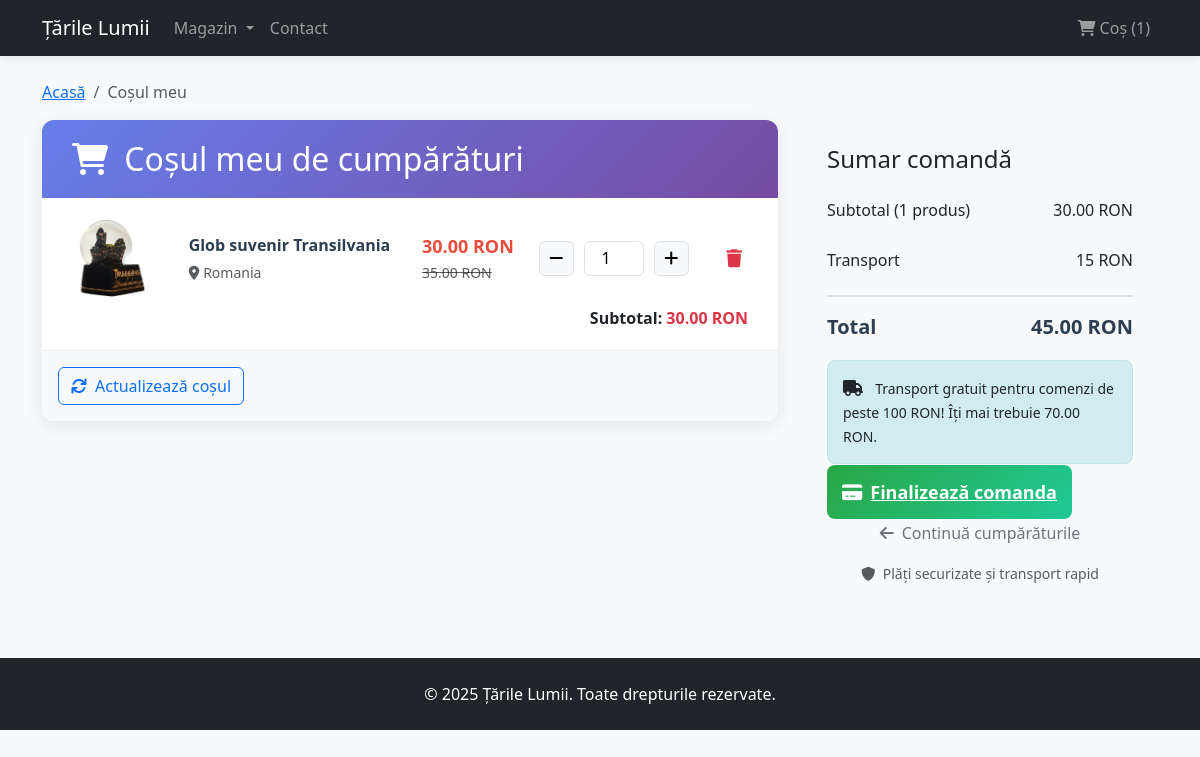
Page /tarile/cos/ on the committed database.
### tarile/models.py (models this page shows, shortened)
class Cos(models.Model):
    user = models.OneToOneField(User, on_delete=models.CASCADE, null=True, blank=True)
    session_key = models.CharField(max_length=40, null=True, blank=True)
    data_creare = models.DateTimeField(auto_now_add=True)
    @property
    def total_produse(self):
        return sum(item.cantitate for item in self.items.all())
    @property
    def total_pret(self):
        total = 0
        for item in self.items.all():
            pret_produs = item.produs.pret_redus if item.produs.pret_redus else item.produs.pret
            total += item.cantitate * pret_produs
        return total
    @property
    def cost_transport(self):
        return 15 if self.total_pret < 100 else 0
    @property
    def total_cu_transport(self):
        return self.total_pret + self.cost_transport

class CosItem(models.Model):
    cos = models.ForeignKey(Cos, on_delete=models.CASCADE, related_name='items')
    produs = models.ForeignKey(Produs, on_delete=models.CASCADE)
    cantitate = models.PositiveIntegerField(default=1)
    @property
    def pret_unitar(self):
        return self.produs.pret_redus if self.produs.pret_redus else self.produs.pret
    @property
    def total_pret(self):
        return self.cantitate * self.pret_unitar

class Produs(models.Model):
    nume = models.CharField(max_length=200)
    descriere = models.TextField()
    pret = models.DecimalField(max_digits=10, decimal_places=2)
    pret_redus = models.DecimalField(max_digits=10, decimal_places=2, null=True, blank=True)
    imagine_principala = models.ImageField(upload_to='produse/')
    categorie = models.CharField(max_length=100)
    in_stoc = models.BooleanField(default=True)
    rating = models.DecimalField(max_digits=3, decimal_places=2, default=0)
    numar_reviewuri = models.IntegerField(default=0)
    data_adaugare = models.DateTimeField(auto_now_add=True)
    descriere_detaliata = models.TextField(blank=True, null=True, help_text="Descriere completă a produsului")
    specificatii = models.TextField(blank=True, null=True, help_text="Specificații tehnice (JSON sau text simplu)")
    dimensiuni = models.CharField(max_length=100, blank=True, null=True)
    greutate = models.CharField(max_length=50, blank=True, null=True)
    material = models.CharField(max_length=100, blank=True, null=True)
    tara_origine = models.CharField(max_length=100, blank=True, null=True)
    garantie = models.CharField(max_length=100, blank=True, null=True)
    instructiuni_utilizare = models.TextField(blank=True, null=True)

### tarile/views.py (the view)
# urls.py: path('cos/', views.vezi_cos, name='vezi_cos'),
def vezi_cos(request):
    cos = get_or_create_cos(request)
    items = cos.items.select_related('produs').all()
    remaining = max(0, 100 - float(cos.total_pret))
    context = {
        'cos': cos,
        'items': items,
        'remaining_for_free_shipping': remaining,
    }
    return render(request, 'tarile/cos.html', context)

### tarile/views.py (called while the page is built)
def get_or_create_cos(request):
    if request.user.is_authenticated:
        cos, created = Cos.objects.get_or_create(user=request.user)
    else:
        if not request.session.session_key:
            request.session.create()
        cos, created = Cos.objects.get_or_create(session_key=request.session.session_key)
    return cos

### tarile/templates/tarile/cos.html (shortened to what this page needs)
<!DOCTYPE html>
{% load static %}
<html lang="ro">
<head>
    <link href="https://cdn.jsdelivr.net/npm/bootstrap@5.3.0/dist/css/bootstrap.min.css" rel="stylesheet">
    <link href="https://cdnjs.cloudflare.com/ajax/libs/font-awesome/6.0.0/css/all.min.css" rel="stylesheet">
</head>
<body>
    <nav class="navbar navbar-expand-lg navbar-dark bg-dark">
        <div class="container">
            <a class="navbar-brand" href="{% url 'lista_tari' %}">Țările Lumii</a>
            <div class="collapse navbar-collapse" id="navbarNav">
                <ul class="navbar-nav me-auto">
                    <li class="nav-item dropdown">
                        <a class="nav-link dropdown-toggle" href="#" id="magazinDropdown" role="button" data-bs-toggle="dropdown" aria-expanded="false">
                            Magazin
                        </a>
                    </li>
                    <li class="nav-item">
                        <a class="nav-link" href="#">Contact</a>
                    </li>
                </ul>
                <ul class="navbar-nav">
                    <li class="nav-item">
                        <a class="nav-link" href="{% url 'vezi_cos' %}">
                            <i class="fas fa-shopping-cart"></i>
                            Coș ({{ cos.total_produse }})
                        </a>
                    </li>
                </ul>
            </div>
        </div>
    </nav>
    <div class="container mt-4">
        <nav aria-label="breadcrumb">
            <ol class="breadcrumb">
                <li class="breadcrumb-item"><a href="{% url 'lista_tari' %}">Acasă</a></li>
                <li class="breadcrumb-item active" aria-current="page">Coșul meu</li>
            </ol>
        </nav>
        <div class="row">
            <div class="col-lg-8">
                <div class="cart-container">
                    <div class="cart-header">
                        <h2 class="mb-0">
                            <i class="fas fa-shopping-cart me-2"></i>
                            Coșul meu de cumpărături
                        </h2>
                    </div>
                    {% if items %}
                        <form method="post" action="{% url 'actualizeaza_cos' %}" id="cart-form">
                            {% for item in items %}
                                <div class="cart-item" data-item-id="{{ item.id }}">
                                    <div class="row align-items-center">
                                        <div class="col-md-2 col-3">
                                            {% if item.produs.imagine_principala %}
                                                <img src="{{ item.produs.imagine_principala.url }}"
                                                     alt="{{ item.produs.nume }}"
                                                     class="product-image">
                                            {% else %}
                                                <div class="product-image bg-light d-flex align-items-center justify-content-center">
                                                    <i class="fas fa-image text-muted"></i>
                                                </div>
                                            {% endif %}
                                        </div>
                                        <div class="col-md-4 col-9">
                                            <div class="product-name">{{ item.produs.nume }}</div>
                                            <div class="text-muted small">
                                                {% if item.produs.tara_origine %}
                                                    <i class="fas fa-map-marker-alt me-1"></i>{{ item.produs.tara_origine }}
                                                {% endif %}
                                            </div>
                                        </div>
                                        <div class="col-md-2 col-4">
                                            <div class="product-price">{{ item.pret_unitar }} RON</div>
                                            {% if item.produs.pret_redus and item.produs.pret_redus < item.produs.pret %}
                                                <small class="text-muted text-decoration-line-through">
                                                    {{ item.produs.pret }} RON
                                                </small>
                                            {% endif %}
                                        </div>
                                        <div class="col-md-3 col-4">
                                            <div class="quantity-controls">
                                                <button type="button" class="quantity-btn" onclick="decreaseQuantity({{ item.id }})">
                                                    <i class="fas fa-minus"></i>
                                                </button>
                                                <input type="number"
                                                       name="cantitate_{{ item.id }}"
                                                       value="{{ item.cantitate }}"
                                                       min="1" max="10"
                                                       class="quantity-input"
                                                       id="quantity-{{ item.id }}">
                                                <button type="button" class="quantity-btn" onclick="increaseQuantity({{ item.id }})">
                                                    <i class="fas fa-plus"></i>
                                                </button>
                                            </div>
                                        </div>
                                        <div class="col-md-1 col-4 text-end">
                                            <button type="button" class="remove-btn" onclick="removeItem({{ item.id }})">
                                                <i class="fas fa-trash"></i>
                                            </button>
                                        </div>
                                    </div>
                                    <div class="row mt-2">
                                        <div class="col-12 text-end">
                                            <strong>Subtotal: <span class="text-danger">{{ item.total_pret }} RON</span></strong>
                                        </div>
                                    </div>
                                </div>
                            {% endfor %}
                            <div class="p-3 bg-light">
                                <button type="submit" class="btn btn-outline-primary">
                                    <i class="fas fa-sync me-2"></i>Actualizează coșul
                                </button>
                            </div>
                        </form>
                    {% endif %}
                </div>
            </div>
            {% if items %}
                <div class="col-lg-4">
                    <div class="cart-summary">
                        <h4 class="mb-3">Sumar comandă</h4>
                        <div class="summary-row">
                            <span>Subtotal ({{ cos.total_produse }} {% if cos.total_produse == 1 %}produs{% else %}produse{% endif %})</span>
                            <span>{{ cos.total_pret }} RON</span>
                        </div>
                        <div class="summary-row">
                            <span>Transport</span>
                            <span>
                                {% if cos.cost_transport == 0 %}
                                    <span class="text-success">GRATUIT</span>
                                {% else %}
                                    {{ cos.cost_transport }} RON
                                {% endif %}
                            </span>
                        </div>
                        <div class="summary-row total">
                            <span>Total</span>
                            <span>{{ cos.total_cu_transport }} RON</span>
                        </div>
                        {% if cos.cost_transport > 0 %}
    <div class="shipping-notice">
        <i class="fas fa-truck me-2"></i>
        <small>
            Transport gratuit pentru comenzi de peste 100 RON!
            {% if remaining_for_free_shipping > 0 %}
                Îți mai trebuie {{ remaining_for_free_shipping|floatformat:2 }} RON.
            {% endif %}
        </small>
    </div>
{% else %}
    <div class="shipping-notice free">
        <i class="fas fa-check-circle me-2"></i>
        <small>Felicitări! Ai transport gratuit!</small>
    </div>
{% endif %}
                        <a href="{% url 'checkout' %}" class="checkout-btn">
                            <i class="fas fa-credit-card me-2"></i>Finalizează comanda
                        </a>
                        <div class="text-center">
                            <a href="{% url 'lista_produse' %}" class="continue-shopping">
                                <i class="fas fa-arrow-left me-2"></i>Continuă cumpărăturile
                            </a>
                        </div>
                        <div class="mt-3 text-center">
                            <small class="text-muted">
                                <i class="fas fa-shield-alt me-1"></i>
                                Plăți securizate și transport rapid
                            </small>
                        </div>
                    </div>
                </div>
            {% endif %}
        </div>
    </div>
    <footer class="bg-dark text-white mt-5 py-4">
        <div class="container text-center">
            <p class="mb-0">&copy; 2025 Țările Lumii. Toate drepturile rezervate.</p>
        </div>
    </footer>
</body>
</html>

### tarile/templates/tarile/cos.html (style rules this page uses)
body { background-color: #f8f9fa; font-family: 'Segoe UI', Tahoma, Geneva, Verdana, sans-serif; }
.navbar { box-shadow: 0 2px 10px rgba(0,0,0,0.1); }
.cart-container { background: white; border-radius: 12px; box-shadow: 0 4px 20px rgba(0,0,0,0.08); overflow: hidden; margin-bottom: 30px; }
.cart-header { background: linear-gradient(135deg, #667eea 0%, #764ba2 100%); color: white; padding: 20px 30px; }
.cart-item { border-bottom: 1px solid #eee; padding: 20px 30px; transition: background-color 0.3s ease; }
.product-image { width: 80px; height: 80px; object-fit: cover; border-radius: 8px; }
.product-name { font-weight: 600; color: #2c3e50; margin-bottom: 5px; }
.product-price { color: #e74c3c; font-weight: bold; font-size: 18px; }
.quantity-controls { display: flex; align-items: center; gap: 10px; }
.quantity-btn { background: #f8f9fa; border: 1px solid #dee2e6; width: 35px; height: 35px; display: flex; align-items: center; justify-content: center; cursor: pointer; border-radius: 6px; transition: all 0.3s ease; }
.quantity-input { width: 60px; height: 35px; text-align: center; border: 1px solid #dee2e6; border-radius: 6px; }
.remove-btn { color: #dc3545; border: none; background: none; font-size: 18px; cursor: pointer; transition: color 0.3s ease; }
.cart-summary { background: #f8f9fa; border-radius: 12px; padding: 25px; position: sticky; top: 20px; }
.summary-row { display: flex; justify-content: space-between; margin-bottom: 10px; padding: 8px 0; }
.summary-row.total { border-top: 2px solid #dee2e6; margin-top: 15px; padding-top: 15px; font-weight: bold; font-size: 20px; color: #2c3e50; }
.checkout-btn { background: linear-gradient(135deg, #28a745, #20c997); border: none; color: white; padding: 15px; font-size: 18px; font-weight: 600; border-radius: 8px; width: 100%; transition: all 0.3s ease; margin-top: 20px; }
.continue-shopping { color: #6c757d; text-decoration: none; display: inline-flex; align-items: center; margin-top: 15px; transition: color 0.3s ease; }
.shipping-notice { background: #d1ecf1; border: 1px solid #bee5eb; border-radius: 8px; padding: 15px; margin-bottom: 15px; }

### rows in the picture
Cos: total_produse "1", total_pret "30.00", cost_transport "15", total_cu_transport "45.00"
CosItem: produs.imagine_principala (picture), produs.nume "Glob suvenir Transilvania", produs.tara_origine "Romania", pret_unitar "30.00", produs.pret "35.00", cantitate "1", total_pret "30.00"

### other values in the picture
{{ remaining_for_free_shipping|floatformat:2 }} "70.00"
